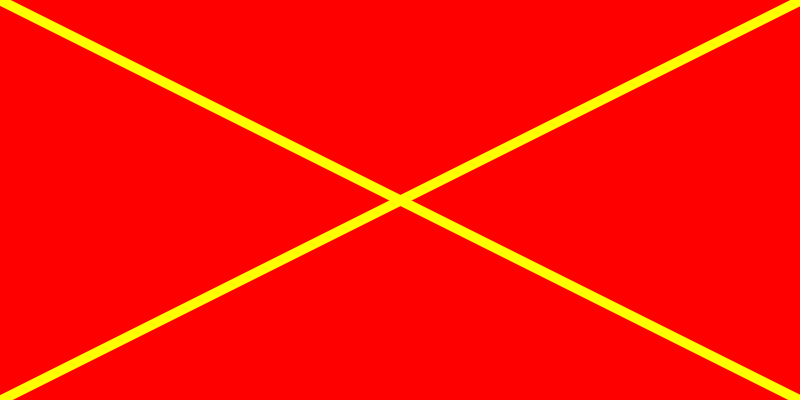
Frame 1 (no input)
Frame 60 (the mouse pressed at the canvas centre just before this capture): identical to frame 1, image omitted
Frame 120 (the mouse held since frame 60 and released just before this capture): identical to frame 1, image omitted

The Processing sketch that drew this single still picture (run headless with seeded random() and noise(); from frame 60 on, the mouse is pressed at the canvas centre):

// Processing sketch: sketch_230328b
// ── sketch_230328b.pde
/*
ejemplo de dibujo simple
*/
void setup(){
  size(800,400);
}
void draw(){
  background(255,0,0);
  strokeWeight(10);
  stroke(255,255,0);
  line( 0, 0, 800, 400 );
  line( 0,400,800,0);
  
}
